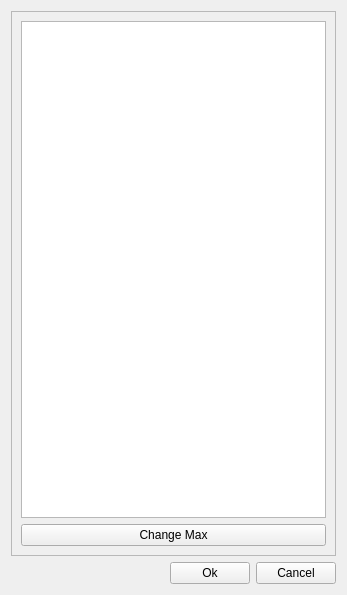
<?xml version="1.0" encoding="UTF-8"?>
<ui version="4.0">
 <class>ListDialog</class>
 <widget class="QWidget" name="ListDialog">
  <property name="windowModality">
   <enum>Qt::ApplicationModal</enum>
  </property>
  <property name="geometry">
   <rect>
    <x>0</x>
    <y>0</y>
    <width>347</width>
    <height>595</height>
   </rect>
  </property>
  <property name="windowTitle">
   <string>YaRXP - Switches</string>
  </property>
  <layout class="QGridLayout" name="gridLayout_3">
   <item row="0" column="0">
    <layout class="QGridLayout" name="gridLayout_2">
     <item row="0" column="0">
      <widget class="QScrollArea" name="scrollArea">
       <property name="widgetResizable">
        <bool>true</bool>
       </property>
       <widget class="QWidget" name="scrollAreaWidgetContents">
        <property name="geometry">
         <rect>
          <x>0</x>
          <y>0</y>
          <width>329</width>
          <height>535</height>
         </rect>
        </property>
        <layout class="QGridLayout" name="gridLayout">
         <item row="0" column="0">
          <widget class="QListWidget" name="list"/>
         </item>
         <item row="1" column="0">
          <widget class="QPushButton" name="button_change_max">
           <property name="text">
            <string>Change Max</string>
           </property>
          </widget>
         </item>
        </layout>
       </widget>
      </widget>
     </item>
    </layout>
   </item>
   <item row="1" column="0">
    <layout class="QHBoxLayout" name="horizontalLayout">
     <item>
      <spacer name="horizontalSpacer">
       <property name="orientation">
        <enum>Qt::Horizontal</enum>
       </property>
       <property name="sizeHint" stdset="0">
        <size>
         <width>40</width>
         <height>20</height>
        </size>
       </property>
      </spacer>
     </item>
     <item>
      <widget class="QPushButton" name="button_ok">
       <property name="text">
        <string>Ok</string>
       </property>
      </widget>
     </item>
     <item>
      <widget class="QPushButton" name="button_cancel">
       <property name="text">
        <string>Cancel</string>
       </property>
      </widget>
     </item>
    </layout>
   </item>
  </layout>
 </widget>
 <resources/>
 <connections/>
</ui>
